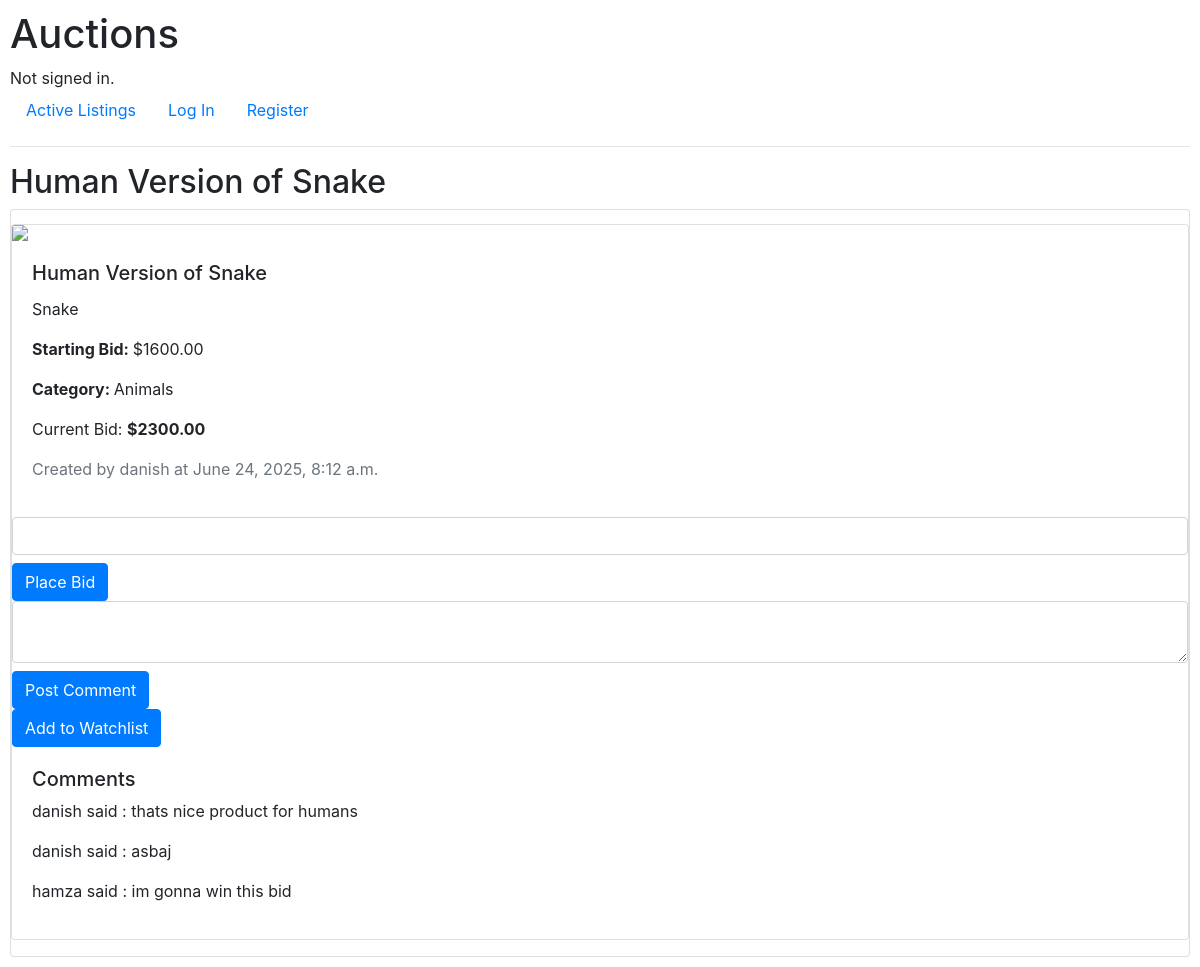
The app's page /listing/7/ with its own data.
### auctions/models.py (models this page shows, shortened)
class Listing(models.Model):
    title = models.CharField(max_length=64)
    description = models.TextField()
    starting_bid = models.DecimalField(max_digits=10, decimal_places=2)
    image_url = models.URLField(blank=True, null=True)
    category = models.CharField(max_length=64, blank=True, null=True)
    is_active = models.BooleanField(default=True)
    is_closed = models.BooleanField(default=False)
    winner = models.ForeignKey(User, on_delete=models.CASCADE, null=True, blank=True)
    owner = models.ForeignKey(User, on_delete=models.CASCADE, related_name="listings")
    created_at = models.DateTimeField(auto_now_add=True)

class Bid(models.Model):
    user = models.ForeignKey(User, on_delete=models.CASCADE, related_name="placed_bids")
    listing = models.ForeignKey(Listing, on_delete=models.CASCADE, related_name="received_bids")
    amount = models.DecimalField(max_digits=10, decimal_places=2)

class User(AbstractUser):
    pass

class Comment(models.Model):
    text = models.CharField(max_length=128, blank=True, null=True)
    user = models.ForeignKey(User, on_delete=models.CASCADE, related_name="comments")
    listing = models.ForeignKey(Listing, on_delete=models.CASCADE, related_name="comments")

### auctions/views.py (the view, shortened to what this page needs)
# urls.py: path("listing/<int:listing_id>/", views.view_listing, name="listing"),
def view_listing(request, listing_id):
    listing = get_object_or_404(Listing, pk=listing_id)
    highest_bid = Bid.objects.filter(listing=listing).order_by("-amount").first()
    comments = Comment.objects.filter(listing=listing)
    return render(request, "auctions/listing.html", {
        "listing": listing,
        "bid": highest_bid,
        "comments": comments
    })

### auctions/templates/auctions/listing.html (shortened to what this page needs)
{% extends "auctions/layout.html" %}
{% block body %}
<h2>{{ listing.title }}</h2>
<div class="card body">
    <div class="btn btn-secondry">
    </div>
    <div class="card mb-3">
        {% if listing.image_url %}
            <img src="{{ listing.image_url }}" class="card-img-top" style="max-height: 250px; object-fit: contain;">
        {% endif %}
        <div class="card-body">
            <h5 class="card-title">{{ listing.title }}</h5>
            <p class="card-text">{{ listing.description }}</p>
            <p><strong>Starting Bid: </strong>${{ listing.starting_bid }}</p>
            <p><strong>Category: </strong>{{ listing.category }}</p>
            <p>Current Bid: <strong>${{ bid.amount }}</strong></p>
            <p class="text-muted">Created by {{ listing.owner.username }} at {{ listing.created_at }}</p>
        </div>
        {% if not listing.is_closed %}
            {% if not request.user == listing.owner %}
                <form method="post" action="{% url 'listing' listing.id %}">
                    <input type="number" step="0.01" name="bid" class="form-control mb-2">
                    <button type="submit" class="btn btn-primary">Place Bid</button>
                </form>
            {% else %}
                <p class="text-danger"><em>You cannot bid on your own listing.</em></p>
            {% endif %}
            <form method="post" action="{% url 'listing' listing.id %}">
                <textarea name="comment" class="form-control mb-2"></textarea>
                <button type="submit" class="btn btn-primary">Post Comment</button>
            </form>
            <form method="post" action="{% url 'listing' listing.id %}">
                <button type="submit" class="btn btn-primary">Add to Watchlist</button>
            </form>
        {% else %}
            <p><strong>This Auction is closed. No more bids allowed.</strong></p>
        {% endif %}
        <div class="card-body">
            <h5>Comments</h5>
            {% for comment in comments %}
              <p>{{ comment.user }} said : {{ comment.text}}</p>
            {% empty %}
                <p>No comments yet.</p>
            {% endfor %}
        </div>
    </div>
</div>
{% endblock %}

### auctions/static/auctions/styles.css (style rules this page uses)
body { padding: 10px; }

### records on screen
Listing: title "Human Version of Snake", description "Snake", starting_bid "1600.00", category "Animals", owner.username "danish", created_at "June 24, 2025, 8:12 a.m."
Bid: amount "2300.00"
Comment: user "danish", text "thats nice product for humans"
Comment: user "danish", text "asbaj"
Comment: user "hamza", text "im gonna win this bid"
